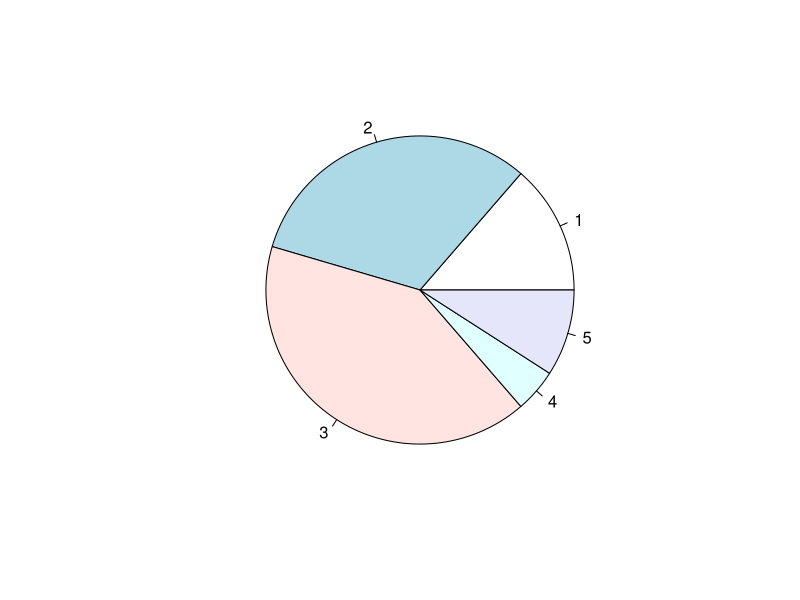
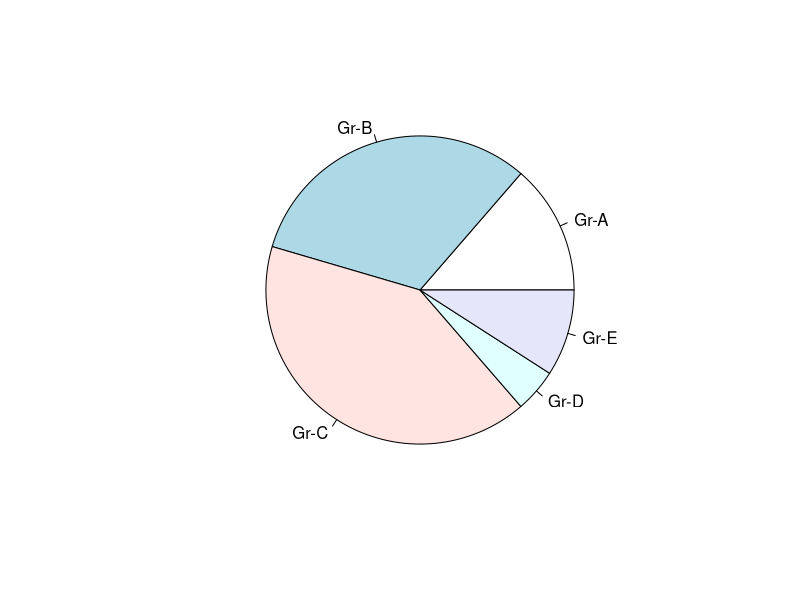
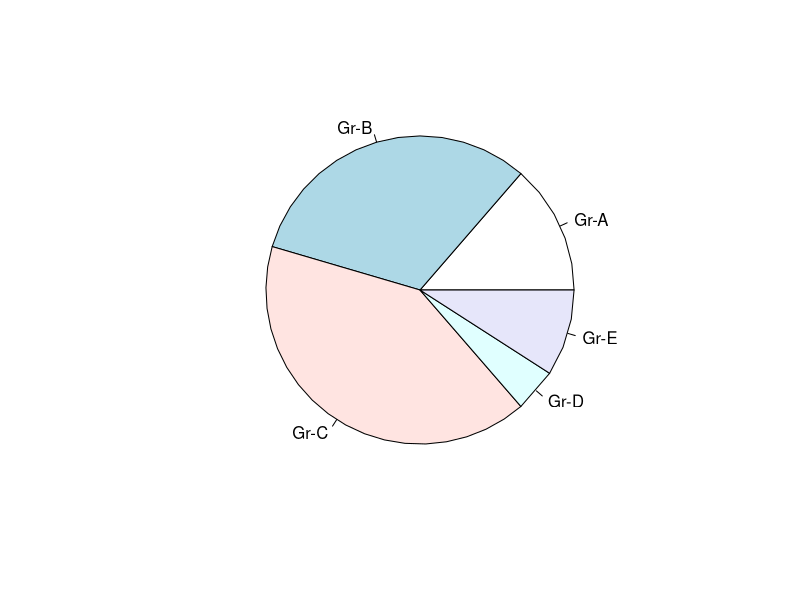
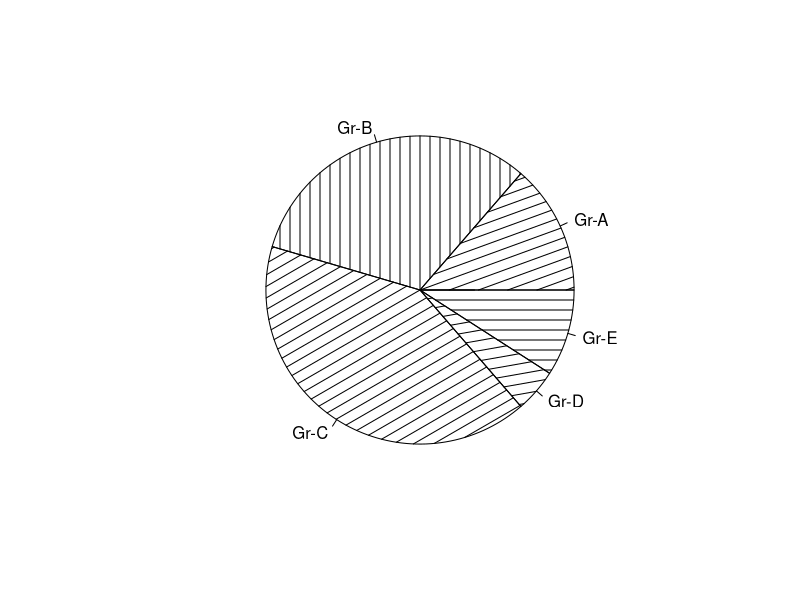
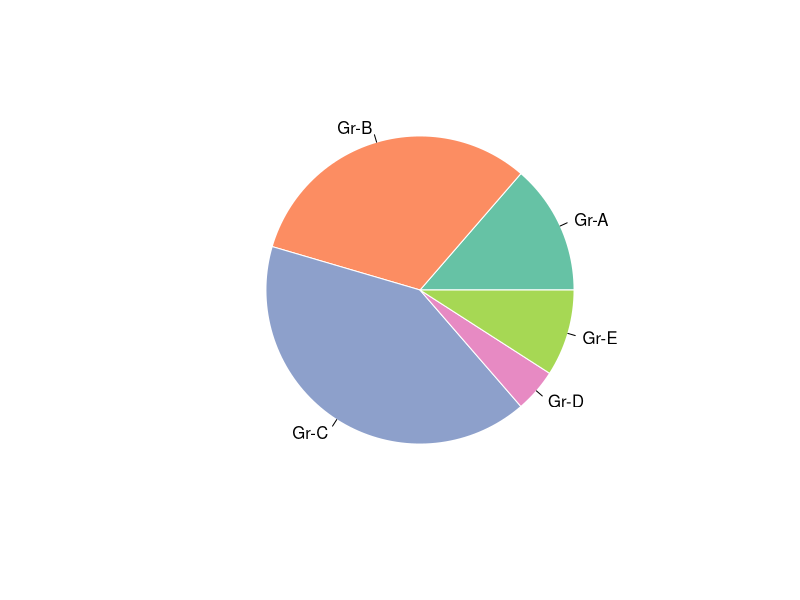
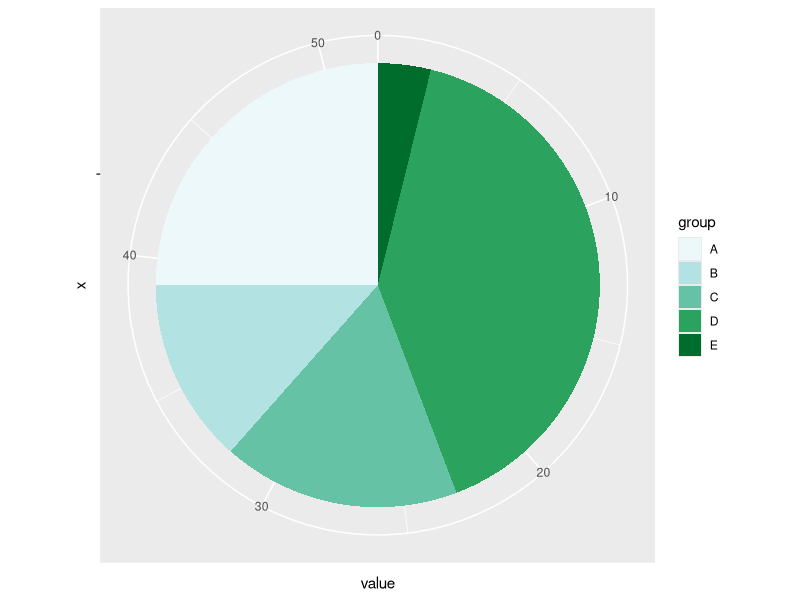
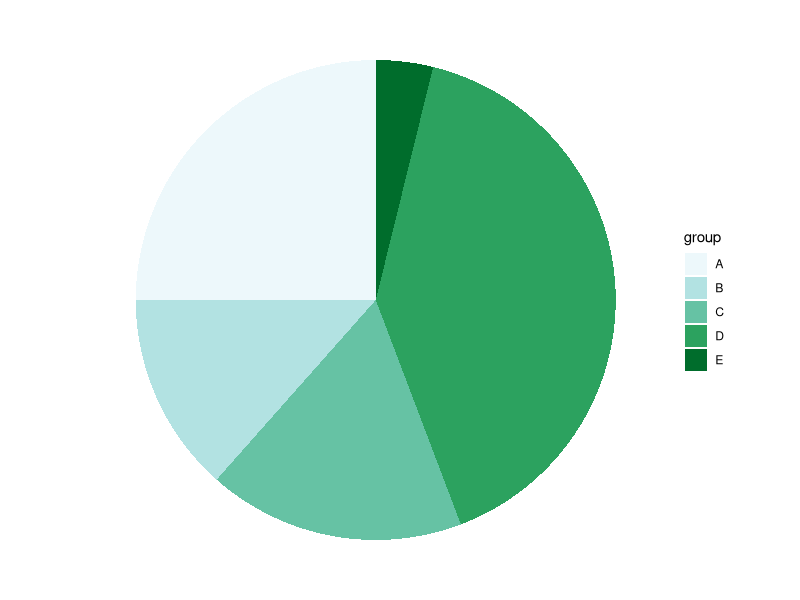
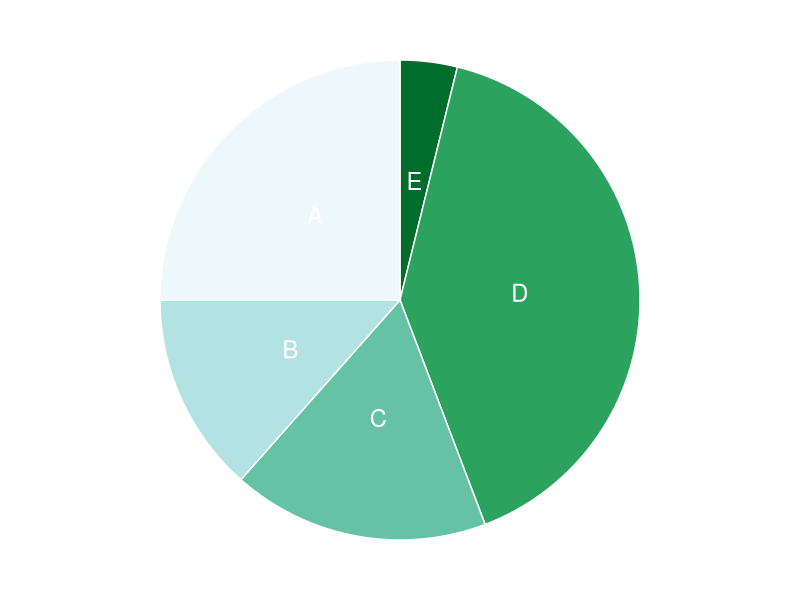

Reproduce these figures in R, in order.
## ---- chunk 1
library(tidyverse)
library(RColorBrewer) # 用于调色板

## ---- chunk 2
#| fig-cap: 基础饼图

Prop <- c(3,7,9,1,2)
pie(Prop)
## ---- chunk 3
#| fig-cap: 带标签的饼图

pie(Prop , labels = c("Gr-A","Gr-B","Gr-C","Gr-D","Gr-E"))
## ---- chunk 4
#| fig-cap: 非圆形饼图

pie(Prop, labels = c("Gr-A", "Gr-B", "Gr-C", "Gr-D", "Gr-E"), edges = 50)
## ---- chunk 5
#| fig-cap: 带阴影的饼图
pie(
  Prop,
  labels = c("Gr-A", "Gr-B", "Gr-C", "Gr-D", "Gr-E"),
  density = 10, # 设置阴影密度
  angle = c(20, 90, 30, 10, 0) # 设置每个扇区的阴影角度
)
## ---- chunk 6
#| fig-cap: 定制饼图颜色

# library(RColorBrewer) # 用于调色板

myPalette <- brewer.pal(5, "Set2")

pie(
  Prop,
  labels = c("Gr-A", "Gr-B", "Gr-C", "Gr-D", "Gr-E"),
  border = "white", # 设置边框颜色为白色
  col = myPalette # 使用调色板
)
## ---- chunk 7
#| fig-cap: 基础饼图

# 创建数据框
data <- data.frame(
  group = LETTERS[1:5],
  value = c(13, 7, 9, 21, 2)
)
# 绘制饼图
ggplot(data, aes(x = "", y = value, fill = group)) +
  geom_bar(stat = "identity", width = 1) + # identity 创建堆叠条形图
  coord_polar("y", start = 0) +  # 将条形图转换为极坐标系
  scale_fill_brewer(palette = 2) # 设置配色方案
## ---- chunk 8
#| fig-cap: 改进后的饼图

# 移除x 轴和 y 轴的标签和背景
ggplot(data, aes(x = "", y = value, fill = group)) +
  geom_bar(stat = "identity", width = 1) + # identity 创建堆叠条形图
  coord_polar("y", start = 0) + # 将条形图转换为极坐标系
  scale_fill_brewer(palette = 2) + # 设置配色方案
  theme_void() # 移除背景和坐标轴
## ---- chunk 9
#| fig-cap: 带标签和自定义配色的饼图

# 1. 按 group 降序排列，计算每组所占百分比和标签位置
data <- data |> 
    arrange(desc(group)) |> # 按 group 降序排列
    mutate(
        prop = value / sum(data$value) * 100, # 计算百分比
        ypos = cumsum(prop) - 0.5 * prop      # 计算标签位置
    )

# 2. 绘制饼图
ggplot(data, aes(x = "", y = prop, fill = group)) +
    geom_bar(stat = "identity", width = 1, color = "white") + # 绘制堆叠条形图
    coord_polar("y", start = 0) +                             # 转换为极坐标系（饼图）
    geom_text(
        aes(y = ypos, label = group),                           # 添加标签
        color = "white", size = 6
    ) +
    scale_fill_brewer(palette = 2) +                      # 设置配色方案
    theme_void() +                                            # 移除背景和坐标轴
    theme(legend.position = "none")                          # 移除图例
